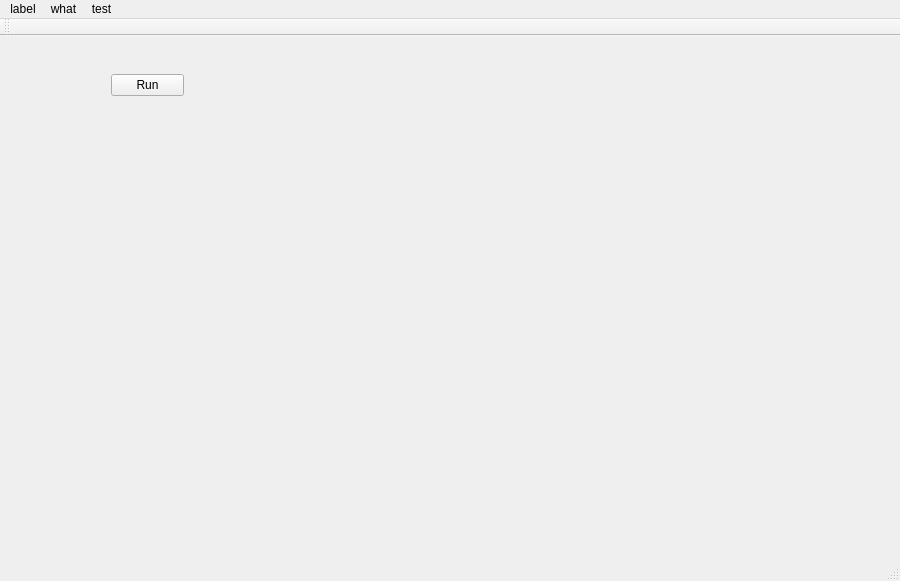
<?xml version="1.0" encoding="UTF-8"?>
<ui version="4.0">
 <class>MainWindow</class>
 <widget class="QMainWindow" name="MainWindow">
  <property name="geometry">
   <rect>
    <x>0</x>
    <y>0</y>
    <width>900</width>
    <height>581</height>
   </rect>
  </property>
  <property name="windowTitle">
   <string>MainWindow</string>
  </property>
  <widget class="QWidget" name="centralWidget">
   <widget class="QWidget" name="layoutWidget">
    <property name="geometry">
     <rect>
      <x>100</x>
      <y>20</y>
      <width>95</width>
      <height>59</height>
     </rect>
    </property>
    <layout class="QVBoxLayout" name="verticalLayout">
     <item>
      <widget class="QPushButton" name="startEventLoop">
       <property name="text">
        <string>Run</string>
       </property>
      </widget>
     </item>
    </layout>
   </widget>
   <widget class="QCustomPlot" name="customPlot" native="true">
    <property name="geometry">
     <rect>
      <x>10</x>
      <y>100</y>
      <width>871</width>
      <height>421</height>
     </rect>
    </property>
    <property name="autoFillBackground">
     <bool>false</bool>
    </property>
   </widget>
  </widget>
  <widget class="QMenuBar" name="menuBar">
   <property name="geometry">
    <rect>
     <x>0</x>
     <y>0</y>
     <width>900</width>
     <height>26</height>
    </rect>
   </property>
   <widget class="QMenu" name="menulabel">
    <property name="title">
     <string>label</string>
    </property>
   </widget>
   <widget class="QMenu" name="menuwhat">
    <property name="title">
     <string>what</string>
    </property>
   </widget>
   <widget class="QMenu" name="menutest">
    <property name="title">
     <string>test</string>
    </property>
   </widget>
   <addaction name="menulabel"/>
   <addaction name="menuwhat"/>
   <addaction name="menutest"/>
  </widget>
  <widget class="QToolBar" name="mainToolBar">
   <attribute name="toolBarArea">
    <enum>TopToolBarArea</enum>
   </attribute>
   <attribute name="toolBarBreak">
    <bool>false</bool>
   </attribute>
  </widget>
  <widget class="QStatusBar" name="statusBar"/>
 </widget>
 <layoutdefault spacing="6" margin="11"/>
 <customwidgets>
  <customwidget>
   <class>QCustomPlot</class>
   <extends>QWidget</extends>
   <header>qcustomplot.h</header>
   <container>1</container>
  </customwidget>
 </customwidgets>
 <resources/>
 <connections/>
</ui>
